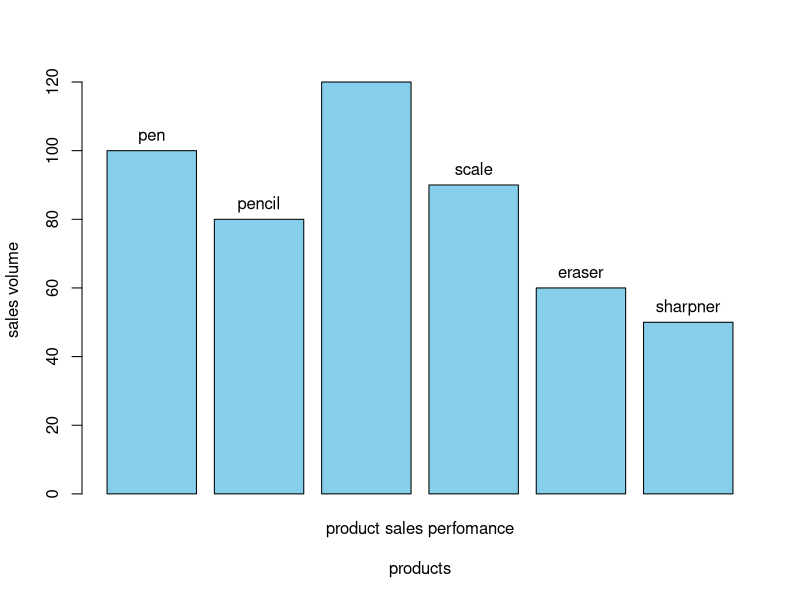

This figure's R source:
products<-c("pen","pencil","notebook","scale","eraser","sharpner")
sales<-c(100,80,120,90,60,50)
bp<-barplot(sales,
            names.arg="product sales perfomance",
            xlab="products",
            ylab="sales volume",
            col="skyblue"
)

text(bp, sales, products, pos=3)
